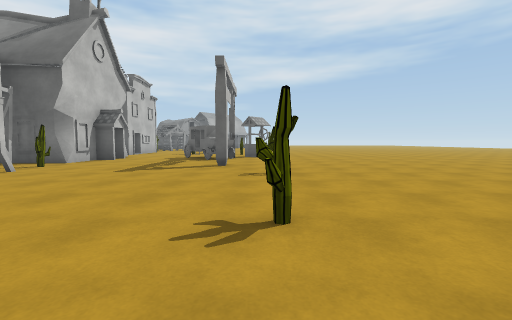
View 1 (above)

16 first-person views from a walk through a Unity game level. The camera is 1.2 m above the floor, tilts 4° down and sees 90° across. The floor is counted in squares, 2 m on a side. Each view is taken from the middle of a square. On the plan, view 1 faces up. The plan holds only what a view shows up to about 9 squares ahead; the rest is blank. The place goes on beyond the plan. Some animated figures are left out. Some surface patterns are stand-ins.

View 2
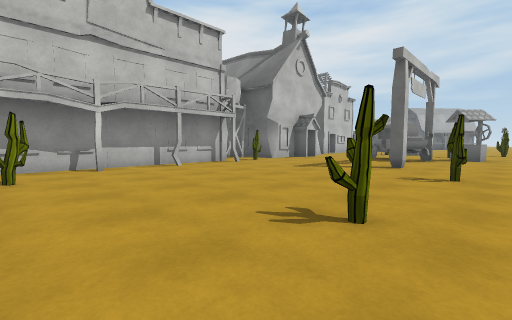

View 3
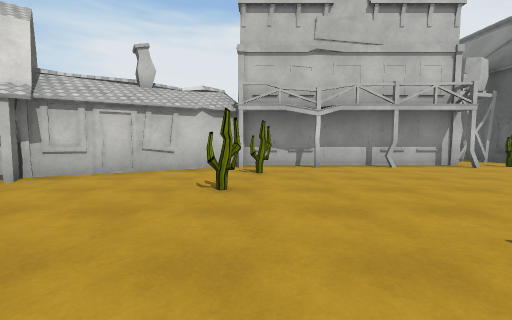

View 4
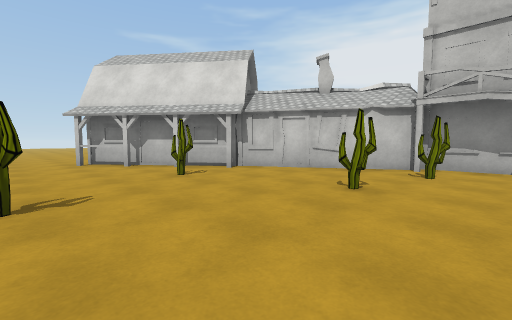

View 5
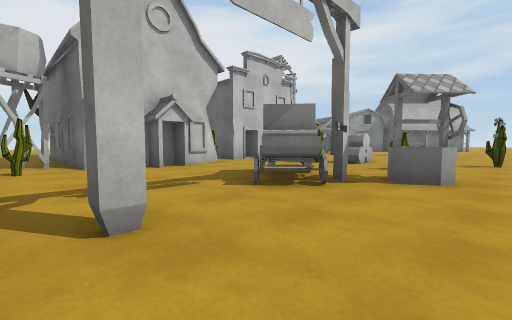

View 6
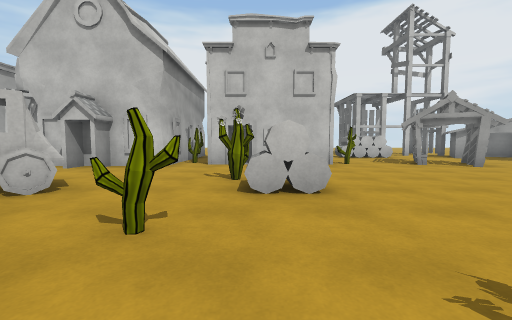

View 7
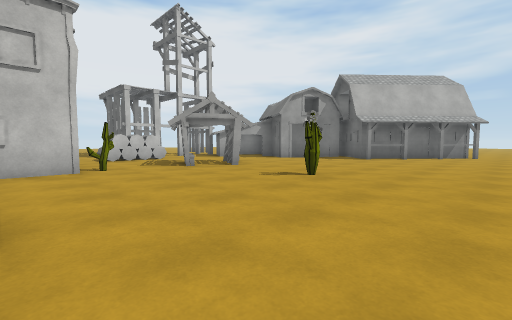

View 8
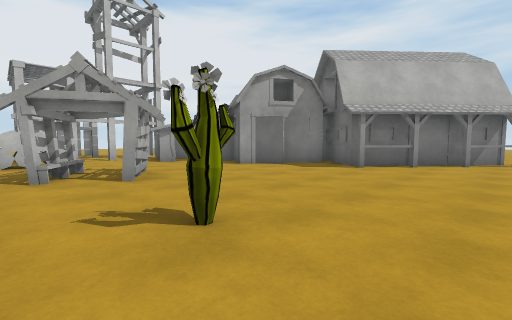

View 9
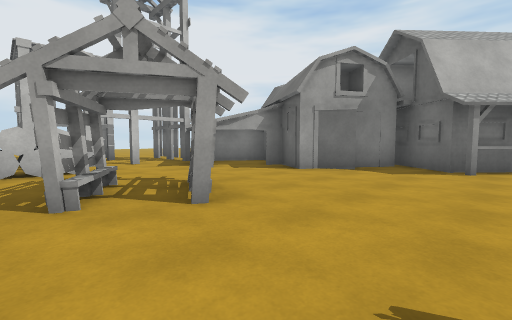

View 10
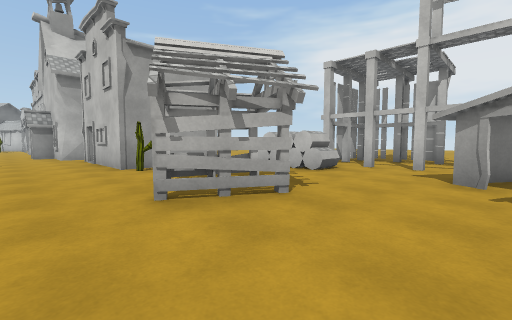

View 11
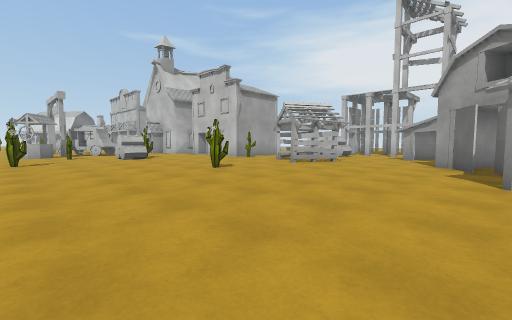

View 12
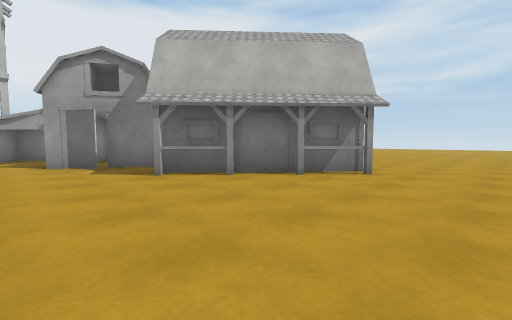

View 13
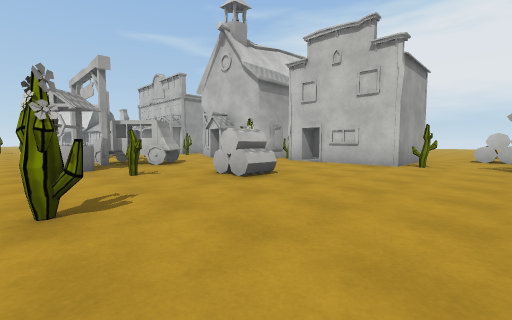

View 14
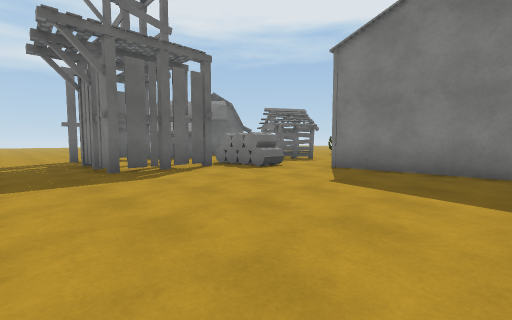

View 15
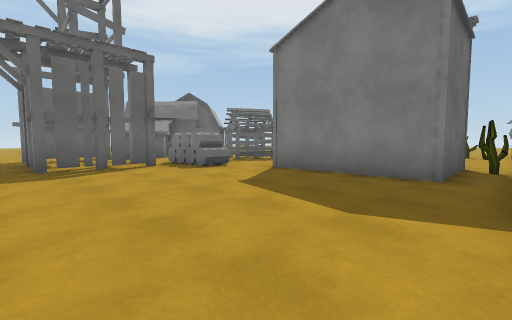

View 16
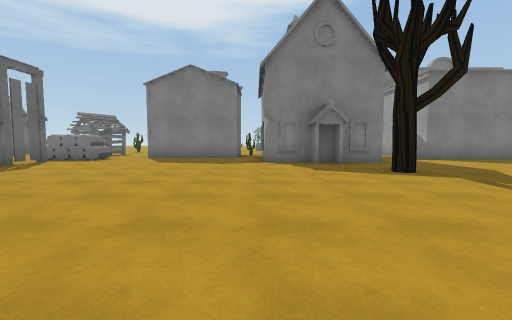

### Floor plan
Key: @ floor where view 1 was taken; # wall or solid block; x gap in a wall; . floor; C cactus; W well; H house; B barn; A hay bale; T tree; O other object.
Columns run from 18 left of view 1 to 1 right of it. Each row starts with its distance up from view 1.
 32                  ...
 31                 ....
 30                 ....
 29                 ....
 28                 ....
 27                  ...
 26                ##B..
 25             ####B...
 24     ..    B  ##B....
 23     ...  BB#B.B.....
 22     ... BBB#B.......
 21     ..##BB..........
 20     ....x...........
 19     .#......OO......
 18     .x...A.OOO.C....
 17     .#x#.A..O.......
 16     .....A..C.......
 15     ......###.......
 14    .......###...A..C
 13  .........###..AA...
 12  .........##H....C..
 11 ...........xC.....W.
 10  .......#####...O#W.
  9  .......### ##..OO..
  8    ..T..#####.......
  7     ................
  6      ......O.C...#..
  5       ...#  ##....C.
  4        ..#  #.......
  3         .#  ##......
  2          #  #.....C.
  1             ##......
  0             #HC.C.@.
 -1             ##......
 -2              #.....C
 -3              ##..C..
 -4               #B....
 -5               ##B...
 -6                ##B..
 -7                 ##..
 -8                  ...
 -9                  ...
-10                  ...
-11                   ..

Where each view was taken, in squares from view 1:
view 1: 0 up, 0 right, facing up
view 2: 0 up, 1 right, facing up-left
view 3: 0 up, 1 right, facing left
view 4: 1 up, 1 right, facing down-left
view 5: 6 up, 1 right, facing up-left
view 6: 13 up, 1 right, facing left
view 7: 14 up, 0 right, facing up-left
view 8: 17 up, 1 left, facing up-left
view 9: 17 up, 3 left, facing up-left
view 10: 21 up, 4 left, facing down-left
view 11: 23 up, 1 right, facing down-left
view 12: 21 up, 1 right, facing up-left
view 13: 17 up, 1 right, facing down-left
view 14: 12 up, 14 left, facing up-right
view 15: 11 up, 13 left, facing up-right
view 16: 11 up, 18 left, facing right
